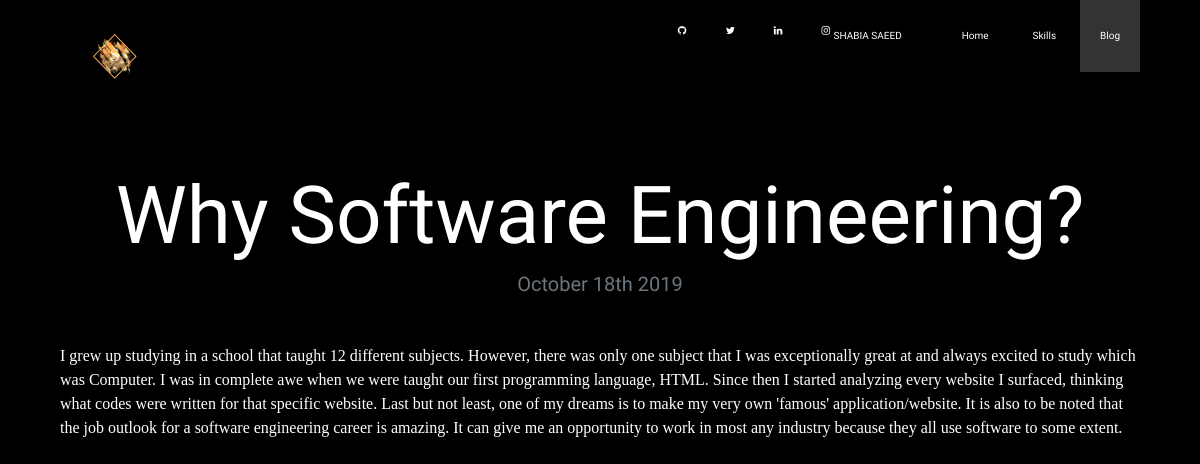
The page /blog/1/ on the database as committed earlier.
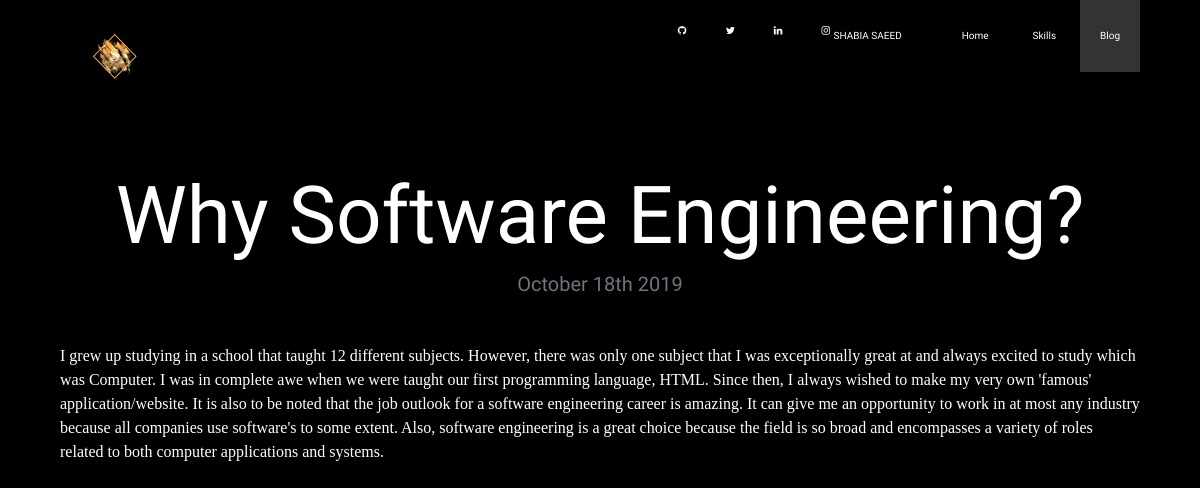
The same page on the database as committed later.
### blog/models.py (models this page shows)
class Blog(models.Model):
    title= models.CharField(max_length=200)
    description= models.TextField()
    date= models.DateField()

### blog/views.py (the view)
# urls.py: path('<int:blog_id>/', views.detail, name='detail'),
def detail(request, blog_id):
    blog = get_object_or_404(Blog, pk=blog_id)
    return render(request, 'blog/detail.html', {'blog':blog})

### blog/templates/blog/detail.html
{%  extends 'portfolio/base.html' %}
{% block nav_item_blog %}active{% endblock nav_item_blog %}
{% block content %}
<h4 class="text-center mt-5" id="blogdetailtitle">{{ blog.title }}</h4>
<h5 class="text-center text-muted mb-5">{{ blog.date|date:'F jS Y' }}</h5>
<p style="font-family: Serif">{{ blog.description|safe }}</p>
{% endblock %}

Rows that differ between the two databases and show on the page:
changed Blog "Why Software Engineering?": description "…programming language, HTML. Since then I started analyzing every website I surfaced, thinking what codes were written for that specific website. Last but not least, one of my dreams is to make my very own 'famous' application/website. It is also to be noted that the job outlook for a software engineering career is amazing. It can give me an opportunity to work in most any industry because they all use software to some extent." → "…programming language, HTML. Since then, I always wished to make my very own 'famous' application/website. It is also to be noted that the job outlook for a software engineering career is amazing. It can give me an opportunity to work in at most any industry because all companies use software's to some extent. Also, software engineering is a great choice because the field is so broad and encompasses a variety of roles related to both computer applications and systems."
